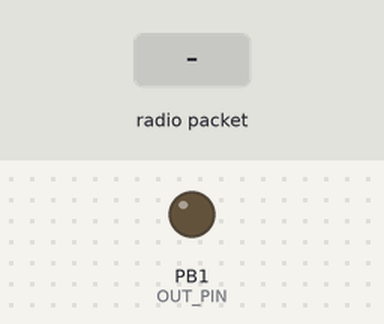
Bench run of a sketch on a simulated ATtiny85, built with avr-gcc and run on an emulated ATtiny85. Shown: output pins drawn as LEDs (lit = HIGH). The inputs (shaded band) are chosen by the test bench. No radio packets arrive unless stated.

Above: at 2.8 s.
2.9 s: radio packet "1" arrives
At 3.1 s:
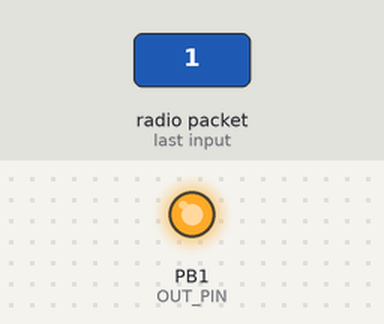
Timing chart, 0 to 5.9 s (numbered marks = the images above; inputs shaded):
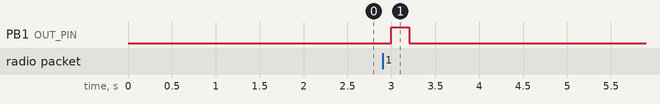

The sketch:

virtualwire_rx.ino
```cpp
#include <VirtualWire.h>

// Arduino IDE 1.8.19
// Core: ATTinyCore by Spencer Konde. http://drazzy.com/package_drazzy.com_index.json
// Board: ATtiny45/85 (Optiboot)
// Chip: ATtiny85
// Clock: 8MHz internal
// VirtualWire: https://electronoobs.com/eng_arduino_virtualWire.php
// Does not work on ATTINY13A-PU (not enough memory).
// Burn bootloader first, then load program.
// Programmer: USB ISP, (USBasp). Requires avr-gcc, avrdude.
// Receiver: RXB6 at 5V (Do not use the simple receiver with a coil, use one with a crystal).
// Antenna: 17.3cm straight wire.

// PHY pin 2 -> SW Pin 3
// PHY pin 3 -> SW Pin 4
// PHY pin 5 -> SW Pin 0
// PHY pin 6 -> SW Pin 1
// PHY pin 7 -> SW Pin 2

#define OUT_PIN 1
#define RX_PIN 0
#define TX_SPEED 2000
#define COUNTER_TOP 1000

uint8_t buf[VW_MAX_MESSAGE_LEN];
uint8_t buflen = VW_MAX_MESSAGE_LEN;

void wait(int multiplier) {
  for (int i = 0; i < multiplier; i++) {
    for (int i = 0; i < COUNTER_TOP; i++) {
    __asm__("nop\n\t");
    __asm__("nop\n\t");
    __asm__("nop\n\t");
    __asm__("nop\n\t");
    }
  }
}

void setup() {
  pinMode(OUT_PIN, OUTPUT);
  digitalWrite(OUT_PIN, LOW);
  vw_set_rx_pin(RX_PIN);
  vw_set_ptt_inverted(true);
  vw_setup(TX_SPEED);
  vw_rx_start();
}

void loop() {
  // Waits until a message is received.
  vw_wait_rx_max(1000);
  if (vw_get_message(buf, &buflen)) {
    if (strcmp((char *)buf, "1") == 0) {
      // Send 1 to output, message is OK.
      digitalWrite(OUT_PIN, HIGH);
      wait(200);
      digitalWrite(OUT_PIN, LOW);
      wait(100);
    }
  }
}
```

Measured:
- after the input at 2.9 s, PB1 (OUT_PIN): LOW → HIGH after 0.10 s, → LOW 0.20 s later
